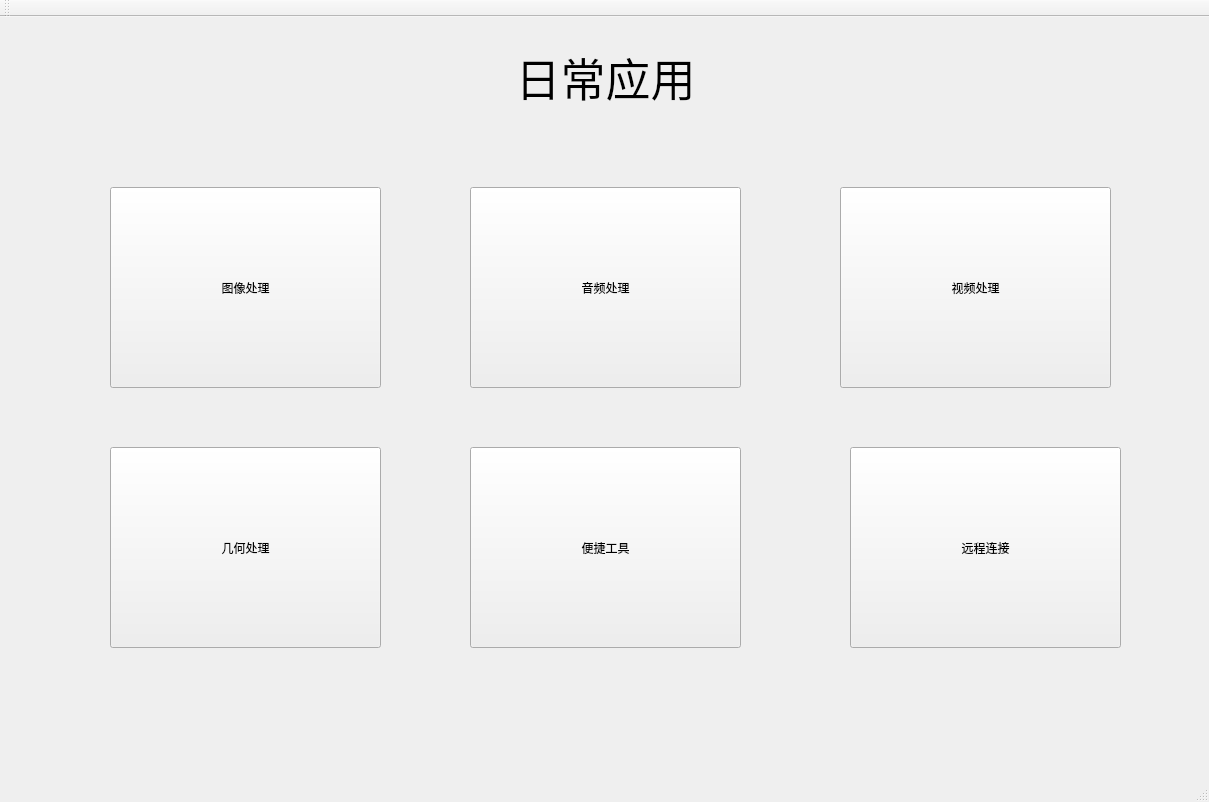
<?xml version="1.0" encoding="UTF-8"?>
<ui version="4.0">
 <class>DemoApplicationClass</class>
 <widget class="QMainWindow" name="DemoApplicationClass">
  <property name="geometry">
   <rect>
    <x>0</x>
    <y>0</y>
    <width>1209</width>
    <height>802</height>
   </rect>
  </property>
  <property name="windowTitle">
   <string>日常应用</string>
  </property>
  <widget class="QWidget" name="centralWidget">
   <widget class="QLabel" name="title">
    <property name="geometry">
     <rect>
      <x>480</x>
      <y>0</y>
      <width>251</width>
      <height>120</height>
     </rect>
    </property>
    <property name="font">
     <font>
      <pointsize>34</pointsize>
     </font>
    </property>
    <property name="text">
     <string>日常应用</string>
    </property>
    <property name="alignment">
     <set>Qt::AlignCenter</set>
    </property>
   </widget>
   <widget class="QPushButton" name="dealImage">
    <property name="geometry">
     <rect>
      <x>110</x>
      <y>170</y>
      <width>271</width>
      <height>201</height>
     </rect>
    </property>
    <property name="text">
     <string>图像处理</string>
    </property>
   </widget>
   <widget class="QPushButton" name="dealAudio">
    <property name="geometry">
     <rect>
      <x>470</x>
      <y>170</y>
      <width>271</width>
      <height>201</height>
     </rect>
    </property>
    <property name="text">
     <string>音频处理</string>
    </property>
   </widget>
   <widget class="QPushButton" name="dealVideo">
    <property name="geometry">
     <rect>
      <x>840</x>
      <y>170</y>
      <width>271</width>
      <height>201</height>
     </rect>
    </property>
    <property name="text">
     <string>视频处理</string>
    </property>
   </widget>
   <widget class="QPushButton" name="dealGeo">
    <property name="geometry">
     <rect>
      <x>110</x>
      <y>430</y>
      <width>271</width>
      <height>201</height>
     </rect>
    </property>
    <property name="text">
     <string>几何处理</string>
    </property>
   </widget>
   <widget class="QPushButton" name="dealOther">
    <property name="geometry">
     <rect>
      <x>470</x>
      <y>430</y>
      <width>271</width>
      <height>201</height>
     </rect>
    </property>
    <property name="text">
     <string>便捷工具</string>
    </property>
   </widget>
   <widget class="QPushButton" name="dealConnect">
    <property name="geometry">
     <rect>
      <x>850</x>
      <y>430</y>
      <width>271</width>
      <height>201</height>
     </rect>
    </property>
    <property name="text">
     <string>远程连接</string>
    </property>
   </widget>
  </widget>
  <widget class="QMenuBar" name="menuBar">
   <property name="geometry">
    <rect>
     <x>0</x>
     <y>0</y>
     <width>1209</width>
     <height>23</height>
    </rect>
   </property>
  </widget>
  <widget class="QToolBar" name="mainToolBar">
   <attribute name="toolBarArea">
    <enum>TopToolBarArea</enum>
   </attribute>
   <attribute name="toolBarBreak">
    <bool>false</bool>
   </attribute>
  </widget>
  <widget class="QStatusBar" name="statusBar"/>
 </widget>
 <layoutdefault spacing="6" margin="11"/>
 <resources>
  <include location="DemoApplication.qrc"/>
 </resources>
 <connections/>
</ui>
